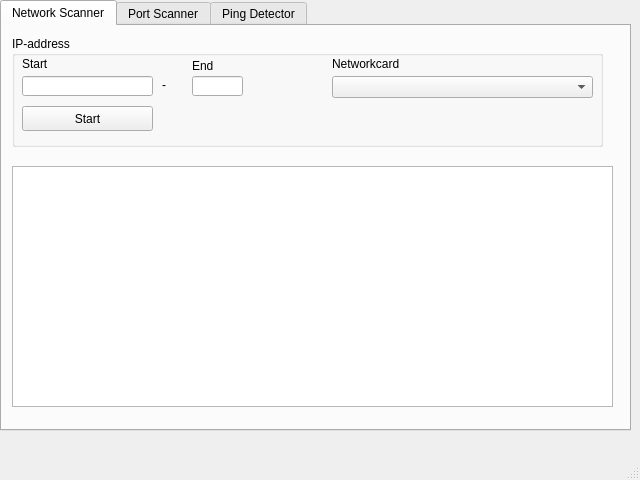
<?xml version="1.0" encoding="UTF-8"?>
<ui version="4.0">
 <class>MainWindow</class>
 <widget class="QMainWindow" name="MainWindow">
  <property name="geometry">
   <rect>
    <x>0</x>
    <y>0</y>
    <width>640</width>
    <height>480</height>
   </rect>
  </property>
  <property name="windowTitle">
   <string>MainWindow</string>
  </property>
  <widget class="QWidget" name="centralwidget">
   <widget class="QTabWidget" name="tabWidget">
    <property name="geometry">
     <rect>
      <x>0</x>
      <y>0</y>
      <width>631</width>
      <height>431</height>
     </rect>
    </property>
    <property name="currentIndex">
     <number>0</number>
    </property>
    <widget class="QWidget" name="tab">
     <attribute name="title">
      <string>Network Scanner</string>
     </attribute>
     <widget class="QGroupBox" name="groupBox">
      <property name="geometry">
       <rect>
        <x>10</x>
        <y>10</y>
        <width>591</width>
        <height>111</height>
       </rect>
      </property>
      <property name="title">
       <string>IP-address</string>
      </property>
      <widget class="QLineEdit" name="line_ipaddress">
       <property name="geometry">
        <rect>
         <x>10</x>
         <y>40</y>
         <width>131</width>
         <height>20</height>
        </rect>
       </property>
       <property name="maxLength">
        <number>15</number>
       </property>
      </widget>
      <widget class="QComboBox" name="combo_networkcard">
       <property name="geometry">
        <rect>
         <x>320</x>
         <y>40</y>
         <width>261</width>
         <height>22</height>
        </rect>
       </property>
      </widget>
      <widget class="QLabel" name="lb_start_ip">
       <property name="geometry">
        <rect>
         <x>10</x>
         <y>20</y>
         <width>101</width>
         <height>16</height>
        </rect>
       </property>
       <property name="text">
        <string>Start</string>
       </property>
      </widget>
      <widget class="QLabel" name="lb_ip_end">
       <property name="geometry">
        <rect>
         <x>180</x>
         <y>20</y>
         <width>81</width>
         <height>20</height>
        </rect>
       </property>
       <property name="text">
        <string>End</string>
       </property>
      </widget>
      <widget class="QLabel" name="lb_networkcard">
       <property name="geometry">
        <rect>
         <x>320</x>
         <y>20</y>
         <width>101</width>
         <height>16</height>
        </rect>
       </property>
       <property name="text">
        <string>Networkcard</string>
       </property>
      </widget>
      <widget class="QLineEdit" name="line_end_ip">
       <property name="geometry">
        <rect>
         <x>180</x>
         <y>40</y>
         <width>51</width>
         <height>20</height>
        </rect>
       </property>
       <property name="focusPolicy">
        <enum>Qt::StrongFocus</enum>
       </property>
       <property name="maxLength">
        <number>3</number>
       </property>
      </widget>
      <widget class="QLabel" name="label">
       <property name="geometry">
        <rect>
         <x>150</x>
         <y>40</y>
         <width>21</width>
         <height>17</height>
        </rect>
       </property>
       <property name="text">
        <string>-</string>
       </property>
      </widget>
      <widget class="QPushButton" name="pb_start_nwscan">
       <property name="geometry">
        <rect>
         <x>10</x>
         <y>70</y>
         <width>131</width>
         <height>25</height>
        </rect>
       </property>
       <property name="text">
        <string>Start</string>
       </property>
      </widget>
     </widget>
     <widget class="QTableWidget" name="table_networkscan">
      <property name="geometry">
       <rect>
        <x>10</x>
        <y>140</y>
        <width>601</width>
        <height>241</height>
       </rect>
      </property>
     </widget>
    </widget>
    <widget class="QWidget" name="tab_3">
     <attribute name="title">
      <string>Port Scanner</string>
     </attribute>
    </widget>
    <widget class="QWidget" name="tab_2">
     <attribute name="title">
      <string>Ping Detector</string>
     </attribute>
    </widget>
   </widget>
  </widget>
  <widget class="QMenuBar" name="menubar">
   <property name="geometry">
    <rect>
     <x>0</x>
     <y>0</y>
     <width>640</width>
     <height>22</height>
    </rect>
   </property>
  </widget>
  <widget class="QStatusBar" name="statusbar"/>
 </widget>
 <tabstops>
  <tabstop>tabWidget</tabstop>
  <tabstop>line_ipaddress</tabstop>
  <tabstop>line_end_ip</tabstop>
  <tabstop>combo_networkcard</tabstop>
  <tabstop>pb_start_nwscan</tabstop>
  <tabstop>table_networkscan</tabstop>
 </tabstops>
 <resources/>
 <connections/>
</ui>
